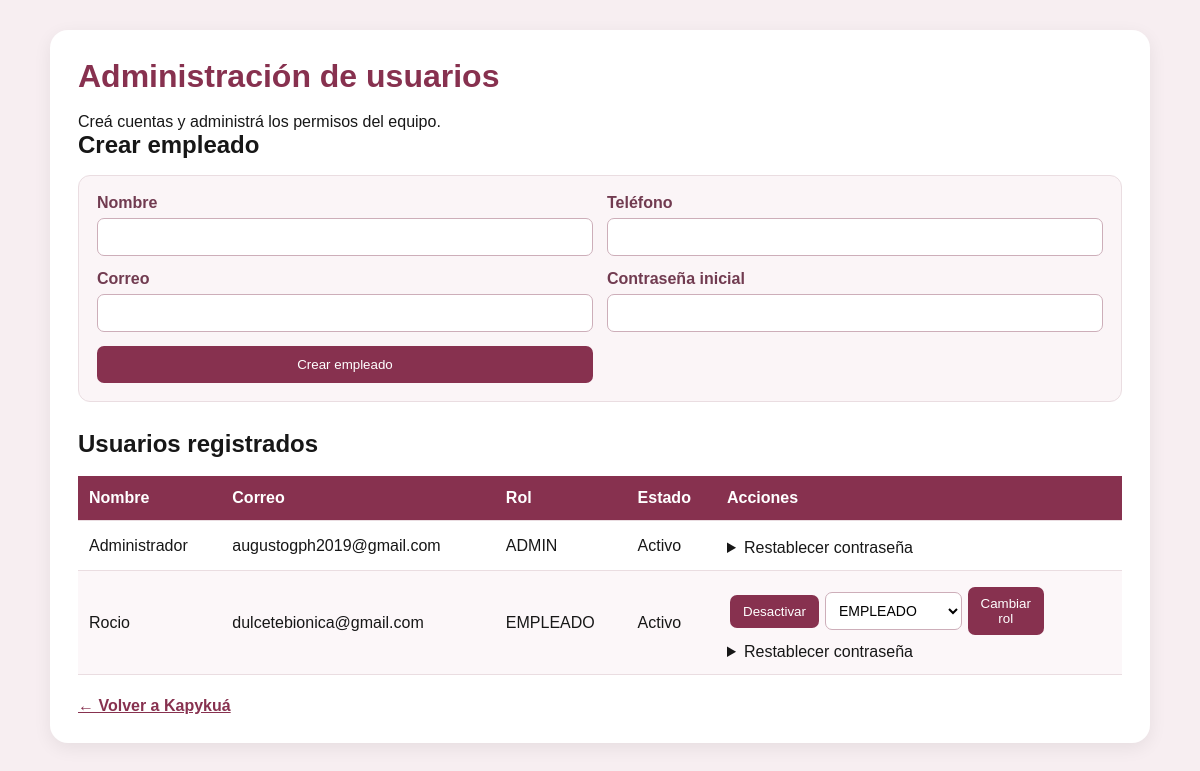
The page /kapykua/usuarios.php (signed in) on the database its author committed.
### tables this page shows
CREATE TABLE `usuario` (
  `idUsuario` int(11) NOT NULL,
  `nombre` varchar(100) NOT NULL,
  `telefono` varchar(30) DEFAULT NULL,
  `email` varchar(150) NOT NULL,
  `passwordHash` varchar(255) NOT NULL,
  `rol` enum('ADMIN','EMPLEADO') DEFAULT 'EMPLEADO',
  `estado` tinyint(1) NOT NULL DEFAULT 1,
  `fechaRegistro` datetime NOT NULL DEFAULT current_timestamp(),
  `tokenRecuperacion` varchar(64) DEFAULT NULL,
  `tokenExpiracion` datetime DEFAULT NULL
);

### kapykua/usuarios.php (the view, shortened to what this page needs)
<?php
require_once 'conexion.php';
$res=$conn->query('SELECT idUsuario,nombre,email,rol,estado,fechaRegistro FROM usuario ORDER BY idUsuario');
?><!doctype html><html lang="es"><head><link rel="stylesheet" href="style.css"></head><body class="admin-page"><main class="admin-panel"><h1>Administración de usuarios</h1><p>Creá cuentas y administrá los permisos del equipo.</p>
<h2>Crear empleado</h2><form method="post" class="admin-create"><input type="hidden" name="csrf" value="<?php echo htmlspecialchars($_SESSION['csrf']);?>"><input type="hidden" name="accion" value="crear"><label>Nombre <input name="nombre" required></label><label>Teléfono <input name="telefono"></label><label>Correo <input type="email" name="email" required></label><label>Contraseña inicial <input type="password" name="password" minlength="8" required></label><button>Crear empleado</button></form>
<h2>Usuarios registrados</h2><div class="admin-table-wrap"><table class="admin-table"><thead><tr><th>Nombre</th><th>Correo</th><th>Rol</th><th>Estado</th><th>Acciones</th></tr></thead><tbody><?php while($u=$res->fetch_assoc()):?><tr><td><?php echo htmlspecialchars($u['nombre']);?></td><td><?php echo htmlspecialchars($u['email']);?></td><td><?php echo htmlspecialchars($u['rol']);?></td><td><?php echo $u['estado']?'Activo':'Inactivo';?></td><td><?php if((int)$u['idUsuario']!==(int)$_SESSION['idUsuario']):?><form method="post"><button><?php echo $u['estado']?'Desactivar':'Activar';?></button></form><form method="post"><select name="rol"><option value="EMPLEADO" <?php echo $u['rol']==='EMPLEADO'?'selected':'';?>>EMPLEADO</option></select><button>Cambiar rol</button></form><?php endif;?><details><summary>Restablecer contraseña</summary></details></td></tr><?php endwhile;?></tbody></table></div><p class="admin-actions"><a href="index.php">← Volver a Kapykuá</a></p></main></body></html>

### kapykua/style.css (style rules this page uses)
* { box-sizing: border-box; margin: 0; padding: 0; }
:root { --bordo: #87314f; --rosa-fondo: #d8b4ad; --rosa-menu: #9f526d; --rojo-boton: #b52f1e; --blanco: #ffffff; --texto: #171717; --borde: #c7c7c7; }
body { min-height: 100vh; font-family: Arial, Helvetica, sans-serif; background: var(--rosa-fondo); color: var(--texto); }
input, select, textarea { width: 100%; padding: 7px 10px; border: 1px solid var(--borde); border-radius: 5px; background: white; font-family: Arial, Helvetica, sans-serif; font-size: 14px; }
.admin-page,.account-page { padding:30px;min-height:100vh;background:#f7eef1 }
.admin-panel,.account-panel { max-width:1100px;margin:0 auto;background:#fff;border-radius:18px;padding:28px;box-shadow:0 5px 18px #00000012 }
.admin-panel h1,.account-panel h1 { color:#87314f;margin-bottom:18px }
.admin-table { width:100%;border-collapse:collapse;margin-top:18px }
.admin-table th { background:#87314f;color:#fff;text-align:left }
.admin-table th,.admin-table td { padding:13px 11px;border-bottom:1px solid #eadde1 }
.admin-table tr:nth-child(even) { background:#fcf7f9 }
.admin-table form { display:inline-flex;gap:6px;align-items:center;margin:3px }
.admin-panel button,.account-panel button { background:#87314f;color:white;border:0;border-radius:7px;padding:9px 13px;cursor:pointer }
.admin-panel select,.account-panel input { padding:9px;border:1px solid #cdaeb9;border-radius:7px }
.admin-actions { margin-top:22px }
.admin-actions a { color:#87314f;font-weight:bold }
.admin-create { display:grid;grid-template-columns:repeat(2,minmax(180px,1fr));gap:14px;margin:16px 0 28px;padding:18px;background:#fbf5f7;border:1px solid #eadde1;border-radius:12px }
.admin-create label { display:flex;flex-direction:column;gap:6px;font-weight:600;color:#713b50 }
.admin-create input { padding:10px;border:1px solid #cdaeb9;border-radius:7px }
.admin-create button { align-self:end;background:#87314f;color:white;border:0;border-radius:7px;padding:11px;cursor:pointer }
.admin-table-wrap { overflow-x:auto }
.admin-table details { margin-top:5px }

### rows shown on the page
usuario: nombre "Administrador", email "augustogph2019@gmail.com", rol "ADMIN", estado "Activo"
usuario: nombre "Rocio", email "dulcetebionica@gmail.com", rol "EMPLEADO", estado "Activo"
